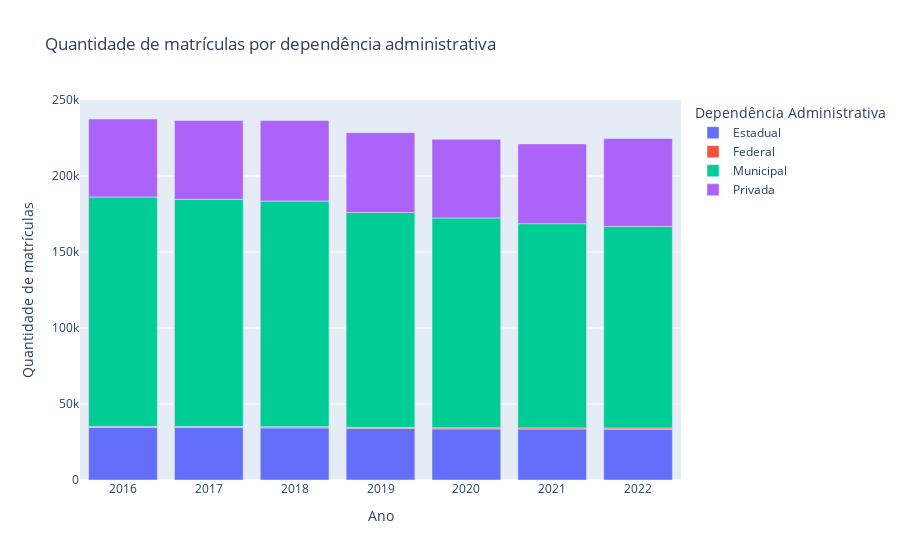

The notebook cell saved with this chart:
### Code cell
fig, df = get_plot_quantidade_matriculas("Dependência Administrativa")
fig

### Figure 1 — Plotly figure (JSON) as saved in the notebook; plotly's stock layout.template omitted (floating-point values rounded to 4 significant figures)
{"data": [{"alignmentgroup": "True", "hovertemplate": "Dependência Administrativa=Estadual<br>Ano=%{x}<br>Quantidade de matrículas=%{y}<extra></extra>", "legendgroup": "Estadual", "marker": {"color": "#636efa", "pattern": {"shape": ""}}, "name": "Estadual", "offsetgroup": "Estadual", "orientation": "v", "showlegend": true, "textposition": "auto", "x": [2016, 2017, 2018, 2019, 2020, 2021, 2022], "xaxis": "x", "y": [34522, 34504, 34309, 33901, 33658, 33564, 33460], "yaxis": "y", "type": "bar"}, {"alignmentgroup": "True", "hovertemplate": "Dependência Administrativa=Federal<br>Ano=%{x}<br>Quantidade de matrículas=%{y}<extra></extra>", "legendgroup": "Federal", "marker": {"color": "#EF553B", "pattern": {"shape": ""}}, "name": "Federal", "offsetgroup": "Federal", "orientation": "v", "showlegend": true, "textposition": "auto", "x": [2016, 2017, 2018, 2019, 2020, 2021, 2022], "xaxis": "x", "y": [703, 728, 752, 717, 714, 714, 735], "yaxis": "y", "type": "bar"}, {"alignmentgroup": "True", "hovertemplate": "Dependência Administrativa=Municipal<br>Ano=%{x}<br>Quantidade de matrículas=%{y}<extra></extra>", "legendgroup": "Municipal", "marker": {"color": "#00cc96", "pattern": {"shape": ""}}, "name": "Municipal", "offsetgroup": "Municipal", "orientation": "v", "showlegend": true, "textposition": "auto", "x": [2016, 2017, 2018, 2019, 2020, 2021, 2022], "xaxis": "x", "y": [150994, 149399, 148468, 141382, 138033, 134369, 132629], "yaxis": "y", "type": "bar"}, {"alignmentgroup": "True", "hovertemplate": "Dependência Administrativa=Privada<br>Ano=%{x}<br>Quantidade de matrículas=%{y}<extra></extra>", "legendgroup": "Privada", "marker": {"color": "#ab63fa", "pattern": {"shape": ""}}, "name": "Privada", "offsetgroup": "Privada", "orientation": "v", "showlegend": true, "textposition": "auto", "x": [2016, 2017, 2018, 2019, 2020, 2021, 2022], "xaxis": "x", "y": [51287, 51850, 52931, 52521, 51824, 52493, 57825], "yaxis": "y", "type": "bar"}], "layout": {"xaxis": {"anchor": "y", "domain": [0.0, 1.0], "title": {"text": "Ano"}}, "yaxis": {"anchor": "x", "domain": [0.0, 1.0], "title": {"text": "Quantidade de matrículas"}}, "legend": {"title": {"text": "Dependência Administrativa"}, "tracegroupgap": 0}, "title": {"text": "Quantidade de matrículas por dependência administrativa"}, "barmode": "relative"}}
